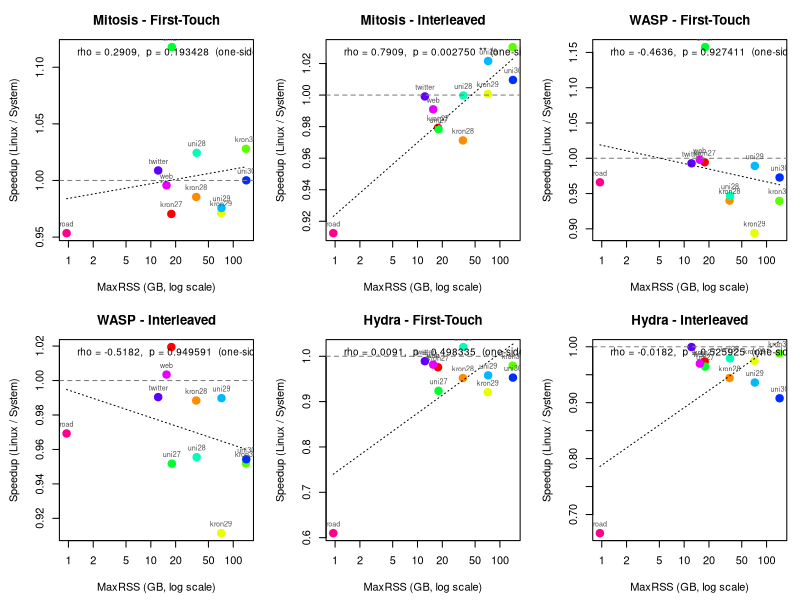

Write the R code that produced this figure.
###############################################################################
###  BFS: Does speedup over Linux depend on working-set size (maxRSS)?    ###
###  Permutation test on Spearman correlation, per system × policy        ###
###  ONE-SIDED test: H1: rho > 0 (larger RSS → more speedup)             ###
###############################################################################

# =============================================================================
# 1. MaxRSS for BFS (GB), per graph
# =============================================================================

maxrss <- c(
  kron27 = 17.74, kron28 = 35.56, kron29 = 71.28, kron30 = 142.84,
  uni27  = 18.00, uni28  = 36.00, uni29  = 72.00, uni30  = 143.98,
  twitter = 12.28, web = 15.51, road = 0.95
)

# =============================================================================
# 2. Runtime data (5 trials per configuration) — from bfs.R
# =============================================================================

rt <- list(
  # --- LINUX First-Touch ---
  linux_ft_kron27  = c(0.39534, 0.29521, 0.24107, 0.28652, 0.25213),
  linux_ft_kron28  = c(0.43326, 0.38893, 0.58089, 0.35885, 0.47656),
  linux_ft_kron29  = c(0.98460, 0.77534, 0.60090, 0.75869, 1.08126),
  linux_ft_kron30  = c(1.24678, 2.66584, 1.51447, 2.96633, 1.20656),
  linux_ft_uni27   = c(0.79836, 0.60190, 0.60209, 0.70992, 0.59170),
  linux_ft_uni28   = c(2.24256, 1.85336, 2.32016, 2.02002, 2.05999),
  linux_ft_uni29   = c(2.81867, 2.96304, 5.97070, 2.55078, 2.80120),
  linux_ft_uni30   = c(4.99616, 5.11766, 4.72721, 4.79570, 5.16856),
  linux_ft_twitter = c(0.19449, 0.16970, 0.19503, 0.24759, 0.18189),
  linux_ft_web     = c(0.31523, 0.31139, 0.28996, 0.29125, 0.31093),
  linux_ft_road    = c(0.68861, 0.64204, 0.52577, 0.57417, 0.64966),
  
  # --- LINUX Interleaved ---
  linux_il_kron27  = c(0.34702, 0.18948, 0.16800, 0.20039, 0.21128),
  linux_il_kron28  = c(0.34756, 0.32015, 0.34142, 0.29481, 0.32253),
  linux_il_kron29  = c(0.59040, 0.58410, 0.51100, 0.56126, 0.79681),
  linux_il_kron30  = c(0.99960, 1.84978, 1.08629, 2.13583, 0.93249),
  linux_il_uni27   = c(0.35050, 0.29219, 0.29479, 0.29942, 0.29321),
  linux_il_uni28   = c(0.88142, 0.77727, 1.03920, 0.86755, 0.80848),
  linux_il_uni29   = c(1.41583, 1.50662, 2.19409, 1.26200, 1.40013),
  linux_il_uni30   = c(2.42604, 2.46590, 2.31227, 2.28579, 2.56193),
  linux_il_twitter = c(0.15514, 0.15950, 0.19205, 0.25068, 0.13496),
  linux_il_web     = c(0.20378, 0.19050, 0.18285, 0.18586, 0.19646),
  linux_il_road    = c(0.79331, 0.74093, 0.62783, 0.66626, 0.75095),
  
  # --- MITOSIS Replicated ---
  mitosis_ft_kron27  = c(0.41867, 0.30193, 0.23858, 0.29534, 0.26052),
  mitosis_ft_kron28  = c(0.42969, 0.40048, 0.59270, 0.36506, 0.48361),
  mitosis_ft_kron29  = c(0.97510, 0.81908, 0.63746, 0.80791, 1.08561),
  mitosis_ft_kron30  = c(1.31398, 2.49550, 1.52288, 2.76670, 1.23986),
  mitosis_ft_uni27   = c(0.73725, 0.52245, 0.57123, 0.56808, 0.55668),
  mitosis_ft_uni28   = c(2.09228, 1.81765, 2.40155, 2.05249, 1.88179),
  mitosis_ft_uni29   = c(2.88626, 2.98424, 6.24052, 2.59952, 2.81901),
  mitosis_ft_uni30   = c(5.04417, 5.03641, 4.84113, 4.69046, 5.18991),
  mitosis_ft_twitter = c(0.18883, 0.16984, 0.20095, 0.25039, 0.17003),
  mitosis_ft_web     = c(0.30973, 0.31561, 0.29135, 0.29331, 0.31523),
  mitosis_ft_road    = c(0.71911, 0.68368, 0.55110, 0.59389, 0.68273),
  
  # --- MITOSIS Replicated+Interleaved ---
  mitosis_il_kron27  = c(0.36246, 0.19492, 0.17367, 0.19305, 0.21576),
  mitosis_il_kron28  = c(0.36615, 0.33031, 0.34888, 0.29681, 0.33247),
  mitosis_il_kron29  = c(0.60279, 0.57770, 0.51555, 0.55895, 0.78646),
  mitosis_il_kron30  = c(1.00448, 1.70623, 1.07883, 2.07666, 0.93086),
  mitosis_il_uni27   = c(0.37252, 0.29413, 0.29990, 0.30024, 0.29718),
  mitosis_il_uni28   = c(0.86911, 0.77785, 1.03476, 0.87649, 0.81693),
  mitosis_il_uni29   = c(1.37111, 1.43228, 2.19855, 1.24383, 1.36865),
  mitosis_il_uni30   = c(2.41568, 2.41973, 2.31396, 2.28841, 2.49981),
  mitosis_il_twitter = c(0.15373, 0.15993, 0.20405, 0.23922, 0.13618),
  mitosis_il_web     = c(0.19963, 0.19053, 0.18181, 0.20014, 0.19608),
  mitosis_il_road    = c(0.85709, 0.82027, 0.68255, 0.74305, 0.81967),
  
  # --- WASP First-Touch ---
  wasp_ft_kron27  = c(0.40090, 0.29891, 0.24234, 0.28541, 0.25106),
  wasp_ft_kron28  = c(0.42491, 0.38490, 0.56933, 0.35930, 0.64266),
  wasp_ft_kron29  = c(0.98939, 1.12203, 0.64602, 0.81763, 1.12446),
  wasp_ft_kron30  = c(1.32731, 3.07184, 1.60448, 2.92576, 1.28872),
  wasp_ft_uni27   = c(0.66087, 0.48427, 0.59814, 0.58436, 0.52640),
  wasp_ft_uni28   = c(2.28764, 2.08114, 2.47150, 2.28651, 1.95981),
  wasp_ft_uni29   = c(2.82046, 2.92439, 6.18168, 2.57943, 2.78541),
  wasp_ft_uni30   = c(5.24666, 5.19646, 4.81023, 4.88284, 5.36276),
  wasp_ft_twitter = c(0.16135, 0.16481, 0.22011, 0.28995, 0.15958),
  wasp_ft_web     = c(0.30484, 0.31054, 0.30349, 0.28998, 0.31321),
  wasp_ft_road    = c(0.70433, 0.67665, 0.55567, 0.57323, 0.67890),
  
  # --- WASP Interleaved ---
  wasp_il_kron27  = c(0.33780, 0.18859, 0.16845, 0.18779, 0.21226),
  wasp_il_kron28  = c(0.36193, 0.32298, 0.34405, 0.29115, 0.32547),
  wasp_il_kron29  = c(0.61027, 0.57574, 0.82591, 0.55361, 0.77391),
  wasp_il_kron30  = c(1.00537, 2.28614, 1.09304, 2.03069, 0.94333),
  wasp_il_uni27   = c(0.35574, 0.29864, 0.29540, 0.30179, 0.35613),
  wasp_il_uni28   = c(0.88866, 0.95789, 1.04035, 0.87169, 0.81889),
  wasp_il_uni29   = c(1.42305, 1.51290, 2.20200, 1.29238, 1.42866),
  wasp_il_uni30   = c(3.13147, 2.41080, 2.30456, 2.28989, 2.49246),
  wasp_il_twitter = c(0.15932, 0.15896, 0.19770, 0.24953, 0.13550),
  wasp_il_web     = c(0.20368, 0.18863, 0.18351, 0.19027, 0.19005),
  wasp_il_road    = c(0.82392, 0.76485, 0.63280, 0.69207, 0.77911),
  
  # --- HYDRA Replicated (repl_order_9) ---
  hydra_ft_kron27  = c(0.39941, 0.29800, 0.24541, 0.29931, 0.26472),
  hydra_ft_kron28  = c(0.45786, 0.41634, 0.59446, 0.37978, 0.50311),
  hydra_ft_kron29  = c(1.08413, 0.83063, 0.68114, 0.83419, 1.13264),
  hydra_ft_kron30  = c(1.44842, 2.58800, 1.58603, 2.89163, 1.28970),
  hydra_ft_uni27   = c(0.81929, 0.65879, 0.67303, 0.76665, 0.65905),
  hydra_ft_uni28   = c(2.00960, 1.84905, 2.41788, 2.10091, 1.90960),
  hydra_ft_uni29   = c(2.93373, 3.02496, 6.25218, 2.67045, 2.97470),
  hydra_ft_uni30   = c(5.31154, 5.26837, 5.03181, 4.92181, 5.49664),
  hydra_ft_twitter = c(0.17027, 0.17673, 0.20505, 0.28116, 0.16631),
  hydra_ft_web     = c(0.30612, 0.33415, 0.29623, 0.29523, 0.31563),
  hydra_ft_road    = c(1.08329, 1.04928, 0.90961, 0.97021, 1.03769),
  
  # --- HYDRA Replicated+Interleaved (repl_order_9) ---
  hydra_il_kron27  = c(0.35079, 0.20624, 0.17250, 0.19449, 0.22235),
  hydra_il_kron28  = c(0.38683, 0.33695, 0.35768, 0.30188, 0.33931),
  hydra_il_kron29  = c(0.64828, 0.59462, 0.53788, 0.55256, 0.78890),
  hydra_il_kron30  = c(1.17613, 1.73788, 1.12181, 2.07758, 0.97412),
  hydra_il_uni27   = c(0.35819, 0.30027, 0.30293, 0.31082, 0.31426),
  hydra_il_uni28   = c(0.89305, 0.80852, 1.04394, 0.89700, 0.82442),
  hydra_il_uni29   = c(1.56209, 1.60389, 2.21582, 1.40118, 1.52736),
  hydra_il_uni30   = c(2.74216, 2.68902, 2.53779, 2.52880, 2.77665),
  hydra_il_twitter = c(0.15072, 0.16138, 0.20270, 0.24180, 0.13618),
  hydra_il_web     = c(0.21073, 0.19901, 0.19221, 0.19087, 0.19650),
  hydra_il_road    = c(1.14437, 1.13205, 0.97137, 1.01711, 1.10390)
)

# =============================================================================
# 3. Permutation test on Spearman rho
#    H0: rho <= 0 (no positive association)
#    H1: rho > 0  (larger RSS → more speedup)
#    One-sided test (greater)
# =============================================================================

perm_cor_test <- function(x, y, n_perm = 100000) {
  n <- length(x)
  obs_rho <- cor(x, y, method = "spearman")
  count <- 0
  for (i in seq_len(n_perm)) {
    perm_rho <- cor(sample(x), y, method = "spearman")
    if (perm_rho >= obs_rho) count <- count + 1
  }
  list(rho = obs_rho, p = (count + 1) / (n_perm + 1), n = n)
}

# Helper: format p-value with full precision (scientific notation for small values)
fmt_p <- function(p) {
  ifelse(p < 1e-4, sprintf("%.4e", p), sprintf("%.6f", p))
}

# =============================================================================
# 4. Compute per-graph mean speedup, then test correlation with maxRSS
# =============================================================================

graphs   <- c("kron27","kron28","kron29","kron30",
              "uni27","uni28","uni29","uni30",
              "twitter","web","road")
policies <- c("ft", "il")
pol_lab  <- c(ft = "First-Touch", il = "Interleaved")
systems  <- c("mitosis", "wasp", "hydra")
sys_lab  <- c(mitosis = "Mitosis", wasp = "WASP", hydra = "Hydra")

set.seed(42)
results <- data.frame()
plot_data <- data.frame()

for (sys in systems) {
  for (pol in policies) {
    speedups <- numeric(length(graphs))
    rss_vals <- numeric(length(graphs))
    
    for (i in seq_along(graphs)) {
      g <- graphs[i]
      lk <- paste0("linux_", pol, "_", g)
      sk <- paste0(sys, "_", pol, "_", g)
      # Mean speedup = mean(linux) / mean(system)
      speedups[i] <- mean(rt[[lk]]) / mean(rt[[sk]])
      rss_vals[i] <- maxrss[g]
    }
    
    # Permutation test
    res <- perm_cor_test(rss_vals, speedups)
    
    results <- rbind(results, data.frame(
      System  = sys_lab[sys],
      Policy  = pol_lab[pol],
      Rho     = round(res$rho, 4),
      p_value = res$p,
      p_display = fmt_p(res$p),
      Sig     = ifelse(res$p < 0.001, "***",
                       ifelse(res$p < 0.01,  "**",
                              ifelse(res$p < 0.05,  "*", ""))),
      stringsAsFactors = FALSE
    ))
    
    # Collect for plotting
    for (i in seq_along(graphs)) {
      plot_data <- rbind(plot_data, data.frame(
        System  = sys_lab[sys],
        Policy  = pol_lab[pol],
        Graph   = graphs[i],
        MaxRSS  = rss_vals[i],
        Speedup = speedups[i],
        stringsAsFactors = FALSE
      ))
    }
  }
}

# =============================================================================
# 5. Print results
# =============================================================================

cat("\n")
cat("======================================================================\n")
cat("  BFS: Spearman correlation between MaxRSS and Speedup vs Linux\n")
cat("  Permutation test (ONE-SIDED, H1: rho > 0, 100k permutations)\n")
cat("  11 graphs, mean speedup per graph\n")
cat("======================================================================\n\n")

# Print with formatted p-value column
print_results <- results[, c("System", "Policy", "Rho", "p_display", "Sig")]
colnames(print_results)[4] <- "p_value"
print(print_results, row.names = FALSE)

cat("\nInterpretation:\n")
cat("  H1: rho > 0 → larger working sets see MORE speedup over Linux\n")
cat("  Small p → reject H0 in favour of positive association\n")
cat("  * p < 0.05  ** p < 0.01  *** p < 0.001\n")

# =============================================================================
# 5b. Detailed per-graph speedup tables for each system × policy
# =============================================================================

cat("\n")
cat("======================================================================\n")
cat("  Per-graph speedup vs MaxRSS (sorted by MaxRSS ascending)\n")
cat("======================================================================\n")

for (sys in systems) {
  for (pol in policies) {
    label <- paste(sys_lab[sys], "-", pol_lab[pol])
    cat("\n---", label, "---\n")
    cat(sprintf("  %-10s %8s %10s %12s\n",
                "Graph", "RSS(GB)", "Speedup", "% Improv."))
    
    speedups <- numeric(length(graphs))
    rss_vals <- numeric(length(graphs))
    for (i in seq_along(graphs)) {
      g <- graphs[i]
      lk <- paste0("linux_", pol, "_", g)
      sk <- paste0(sys, "_", pol, "_", g)
      speedups[i] <- mean(rt[[lk]]) / mean(rt[[sk]])
      rss_vals[i] <- maxrss[g]
    }
    
    ord <- order(rss_vals)
    for (i in ord) {
      pct <- (speedups[i] - 1) * 100
      cat(sprintf("  %-10s %8.2f %10.4f %+11.2f%%\n",
                  graphs[i], rss_vals[i], speedups[i], pct))
    }
    
    # Summarise: small vs large
    small_idx <- which(rss_vals < 20)
    large_idx <- which(rss_vals >= 40)
    cat(sprintf("  >> Small graphs (RSS < 20 GB, n=%d): mean speedup = %.4f\n",
                length(small_idx), mean(speedups[small_idx])))
    cat(sprintf("  >> Large graphs (RSS >= 40 GB, n=%d): mean speedup = %.4f\n",
                length(large_idx), mean(speedups[large_idx])))
  }
}

# =============================================================================
# 5c. Overall summary across all systems
# =============================================================================

cat("\n")
cat("======================================================================\n")
cat("  Summary: Average speedup by MaxRSS group across all systems\n")
cat("======================================================================\n\n")

for (pol in policies) {
  cat(sprintf("--- %s ---\n", pol_lab[pol]))
  cat(sprintf("  %-10s %12s %12s %12s\n",
              "RSS Group", "Mitosis", "WASP", "Hydra"))
  
  for (grp_label in c("Small (<20GB)", "Medium (20-80GB)", "Large (>80GB)")) {
    vals <- character(3)
    for (si in seq_along(systems)) {
      sys <- systems[si]
      speedups <- numeric(length(graphs))
      rss_vals <- numeric(length(graphs))
      for (i in seq_along(graphs)) {
        g <- graphs[i]
        lk <- paste0("linux_", pol, "_", g)
        sk <- paste0(sys, "_", pol, "_", g)
        speedups[i] <- mean(rt[[lk]]) / mean(rt[[sk]])
        rss_vals[i] <- maxrss[g]
      }
      if (grp_label == "Small (<20GB)")       idx <- which(rss_vals < 20)
      else if (grp_label == "Medium (20-80GB)") idx <- which(rss_vals >= 20 & rss_vals <= 80)
      else                                      idx <- which(rss_vals > 80)
      vals[si] <- sprintf("%.4f", mean(speedups[idx]))
    }
    cat(sprintf("  %-17s %9s %12s %12s\n", grp_label, vals[1], vals[2], vals[3]))
  }
  cat("\n")
}

cat("Interpretation guide:\n")
cat("  If speedup increases monotonically with RSS group (small < medium < large),\n")
cat("  this supports the hypothesis that the tiered-memory systems benefit more\n")
cat("  when the working set is larger (exceeding fast-tier capacity).\n")
cat("  The Spearman rho and one-sided permutation p-value above test this formally.\n")

# =============================================================================
# 6. Scatter plots (base R): Speedup vs MaxRSS, per system × policy
# =============================================================================

pdf("bfs_rss_speedup.pdf", width = 14, height = 10)
par(mfrow = c(2, 3), mar = c(4.5, 4.5, 3, 1))

graph_cols <- rainbow(length(graphs))
names(graph_cols) <- graphs

for (sys in systems) {
  for (pol in policies) {
    label <- paste(sys_lab[sys], "-", pol_lab[pol])
    
    # Extract subset
    idx <- plot_data$System == sys_lab[sys] & plot_data$Policy == pol_lab[pol]
    sub <- plot_data[idx, ]
    
    # Annotation from results
    ridx <- results$System == sys_lab[sys] & results$Policy == pol_lab[pol]
    rho_val <- results$Rho[ridx]
    p_str   <- results$p_display[ridx]
    sig_val <- results$Sig[ridx]
    
    plot(sub$MaxRSS, sub$Speedup,
         log = "x", pch = 19,
         col = graph_cols[sub$Graph], cex = 1.5,
         xlab = "MaxRSS (GB, log scale)",
         ylab = "Speedup (Linux / System)",
         main = label)
    abline(h = 1, lty = 2, col = "gray50")
    # Linear fit on log(RSS) for trend line
    fit <- lm(Speedup ~ log2(MaxRSS), data = sub)
    xseq <- seq(min(sub$MaxRSS), max(sub$MaxRSS), length.out = 100)
    lines(xseq, predict(fit, newdata = data.frame(MaxRSS = xseq)),
          lty = 3, col = "black")
    # Annotate with rho and p (one-sided)
    legend("topleft",
           legend = paste0("rho = ", rho_val, ",  p = ", p_str, " ", sig_val,
                           " (one-sided)"),
           bty = "n", cex = 0.9)
    # Label points
    text(sub$MaxRSS, sub$Speedup, labels = sub$Graph,
         pos = 3, cex = 0.65, col = "gray30")
  }
}

dev.off()
cat("\nSaved plot to bfs_rss_speedup.pdf\n")
